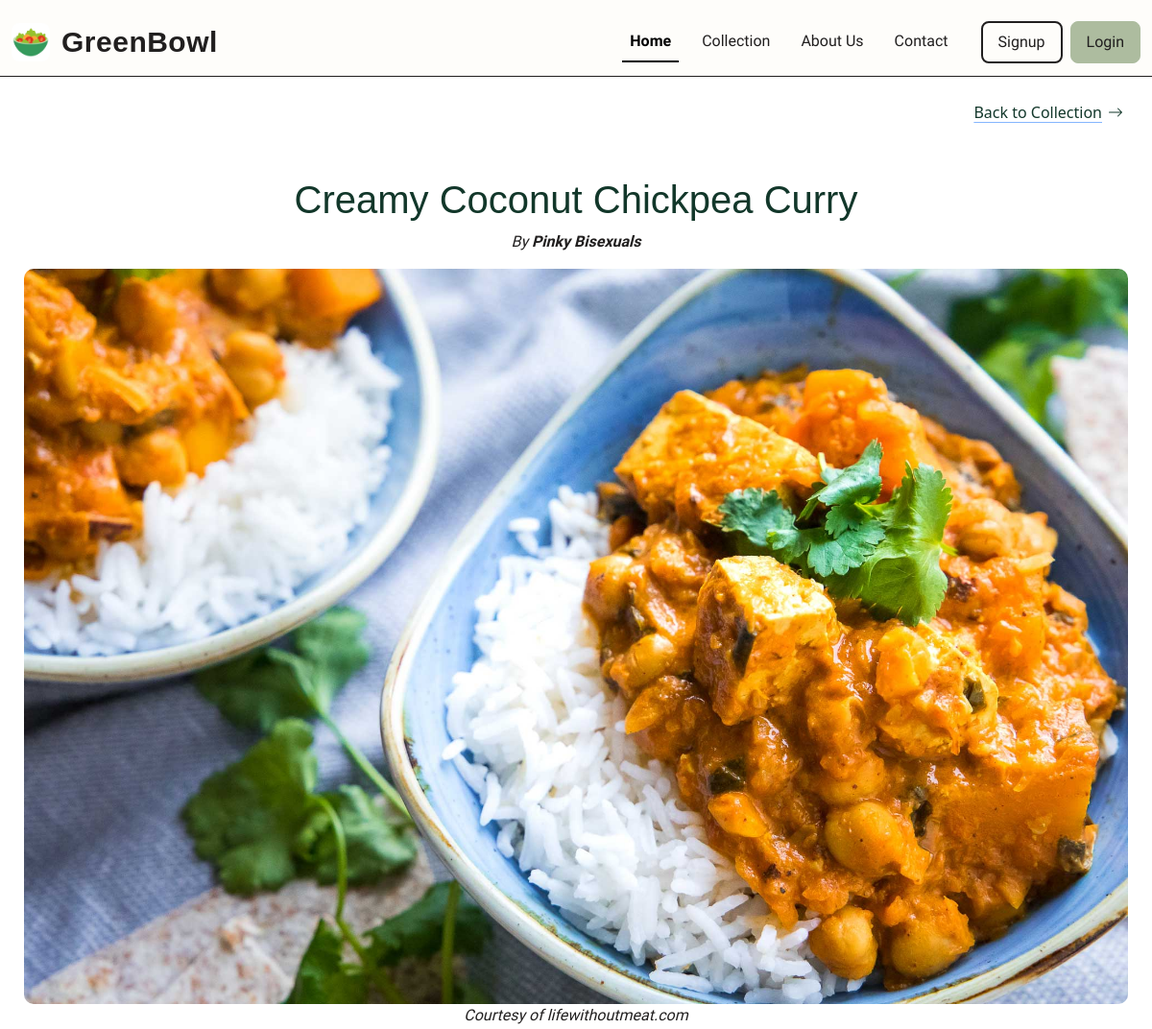
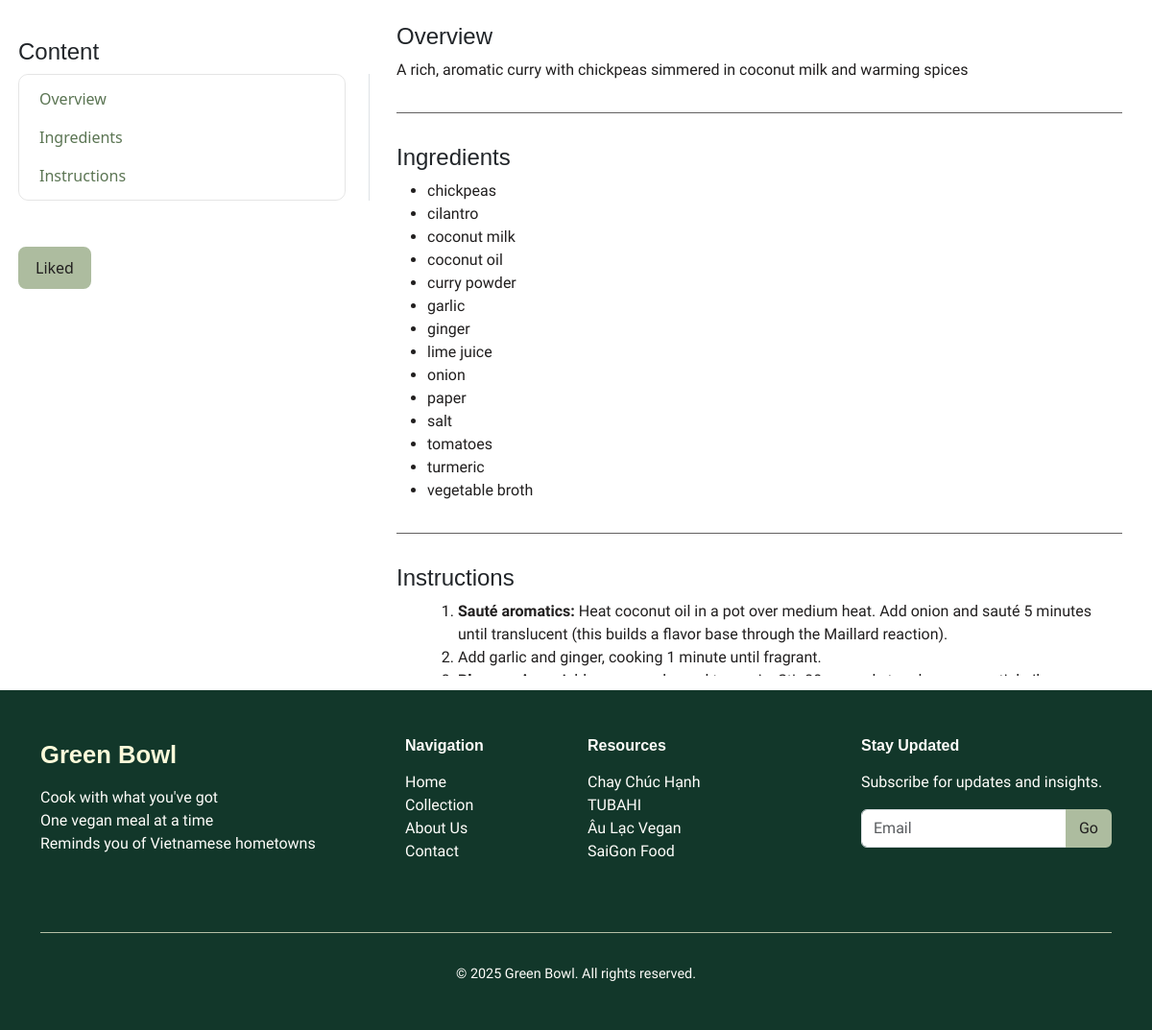
/recipe/1, run on the app's committed database (2 pictures, top to bottom).
### recipe/models.py (models this page shows, shortened)
class Recipe(models.Model):
    name = models.CharField()
    picture = models.ImageField(upload_to="products/")
    ingridents = models.ManyToManyField(Ingridient, related_name="food")
    description = models.CharField(default = "")
    instruction = models.TextField(default = "")

class Ingridient(models.Model):
    name = models.CharField()
    class Meta:
        ordering = ['name']

### recipe/views.py (the view)
# urls.py: path("", include("recipe.urls"))
def recipe(request, id):
    cur_recipe = Recipe.objects.get(id=id)
    if request.method == "POST":
        user = request.user
        user.saved.add(cur_recipe)
        user.save()
    if not request.user.is_authenticated:
        saved = True
    else:
        saved = cur_recipe in request.user.saved.all()
    instruction = cur_recipe.instruction
    f = markdown2.markdown(instruction)
    return render(request, "recipe/recipe.html", {
        "recipe" : cur_recipe,
        "ingredients":cur_recipe.ingridents.all(),
        "saved" : saved,
        "instruction":f
    })

### recipe/templates/recipe/recipe.html (shortened to what this page needs)
{% extends 'recipe/layout.html' %}
{% block body %}
<div class="recipe-post">
      <div class="recipe-nav">
        <a class="icon-link icon-link-hover" href="{% url 'collection' %}">
          Back to Collection
          <svg xmlns="http://www.w3.org/2000/svg" class="bi" viewBox="0 0 16 16" aria-hidden="true">
            <path d="M1 8a.5.5 0 0 1 .5-.5h11.793l-3.147-3.146a.5.5 0 0 1 .708-.708l4 4a.5.5 0 0 1 0 .708l-4 4a.5.5 0 0 1-.708-.708L13.293 8.5H1.5A.5.5 0 0 1 1 8z"/>
          </svg>
        </a>
      </div>
      <div class="container-fluid recipe-intro text-center">
        <h1 class="post-title">{{recipe.name}}</h1>
        <p><i>By <strong>Pinky Bisexuals</strong></i></p>
        <img class="post-img" src="{{recipe.picture.url}}" alt="Overview picture of the dish"
        width="100%">
        <p><i>Courtesy of lifewithoutmeat.com</i></p>
      </div>
      <div class="post-content">
        <div class="row">
          <div class="col-4 p-3">
            <h4>Content</h4>
            <nav id="navbar-example3" class="h-100 flex-column align-items-stretch pe-4 border-end">
              <nav class="nav nav-pills flex-column">
                <a class="nav-link" href="#overview">Overview</a>
                <a class="nav-link" href="#ingredients">Ingredients</a>
                <a class="nav-link" href="#instructions">Instructions</a>
              </nav>
            </nav>
            <div class="saved-recipe pt-5">
                {% if not saved %}
                <form action="{% url 'recipe' recipe.id %}" class="nav-form" method="POST">
                    {% csrf_token %}
                    <button type="submit" class="btn login-btn btn-primary">Like this recipe</button>
                </form>
                {% else %}
                <form action="{% url 'recipe' recipe.id %}" class="nav-form" method="POST">
                    <button type="button" class="btn login-btn btn-primary">Liked</button>
                </form>
                {% endif %}
            </div>
          </div>
          <div class="col-8">
            <div data-bs-spy="scroll" data-bs-target="#navbar-example3" data-bs-smooth-scroll="true" class="scrollspy-example-2" tabindex="0">
              <div id="overview">
                <h4>Overview</h4>
                <p>{{recipe.description}}</p>
              </div>
              <div class="section-divider"></div>
              <div id="ingredients">
                <h4>Ingredients</h4>
                <ul>
                  {% for i in ingredients %}
                  <li>{{i.name}}</li>
                  {% endfor %}
                </ul>
              </div>
              <div class="section-divider"></div>
              <div id="instructions">
                <h4>Instructions</h4>
                <ol>
                    {{instruction | safe}}
                </ol>
              </div>
            </div>
          </div>
        </div>
      </div>
    </div>
{% endblock %}

### data on the page
Recipe: name "Creamy Coconut Chickpea Curry", picture (picture), description "A rich, aromatic curry with chickpeas simmered in coconut milk and warming spices"
Ingridient: name "chickpeas"
Ingridient: name "cilantro"
Ingridient: name "coconut milk"
Ingridient: name "coconut oil"
Ingridient: name "curry powder"
Ingridient: name "garlic"
Ingridient: name "ginger"
Ingridient: name "lime juice"
Ingridient: name "onion"
Ingridient: name "paper"
Ingridient: name "salt"
Ingridient: name "tomatoes"
Ingridient: name "turmeric"
Ingridient: name "vegetable broth"
